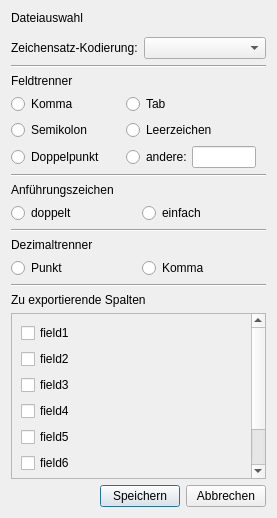
<?xml version="1.0" encoding="UTF-8"?>
<ui version="4.0">
 <class>Dialog</class>
 <widget class="QDialog" name="Dialog">
  <property name="geometry">
   <rect>
    <x>0</x>
    <y>0</y>
    <width>277</width>
    <height>518</height>
   </rect>
  </property>
  <property name="windowTitle">
   <string>Dialog</string>
  </property>
  <layout class="QVBoxLayout" name="verticalLayout">
   <item>
    <widget class="QLabel" name="label_5">
     <property name="text">
      <string>Dateiauswahl</string>
     </property>
    </widget>
   </item>
   <item>
    <widget class="QgsFileWidget" name="exportfile_filewidget"/>
   </item>
   <item>
    <layout class="QHBoxLayout" name="horizontalLayout">
     <property name="topMargin">
      <number>0</number>
     </property>
     <item>
      <widget class="QLabel" name="label">
       <property name="text">
        <string>Zeichensatz-Kodierung:</string>
       </property>
      </widget>
     </item>
     <item>
      <widget class="QComboBox" name="fileencoding_combobox"/>
     </item>
    </layout>
   </item>
   <item>
    <widget class="Line" name="line">
     <property name="orientation">
      <enum>Qt::Horizontal</enum>
     </property>
    </widget>
   </item>
   <item>
    <widget class="QLabel" name="label_2">
     <property name="text">
      <string>Feldtrenner</string>
     </property>
    </widget>
   </item>
   <item>
    <layout class="QHBoxLayout" name="horizontalLayout_2">
     <property name="topMargin">
      <number>0</number>
     </property>
     <item>
      <widget class="QRadioButton" name="delimiter_comma_radiobutton">
       <property name="minimumSize">
        <size>
         <width>100</width>
         <height>0</height>
        </size>
       </property>
       <property name="text">
        <string>Komma</string>
       </property>
       <property name="autoExclusive">
        <bool>true</bool>
       </property>
      </widget>
     </item>
     <item>
      <spacer name="horizontalSpacer_4">
       <property name="orientation">
        <enum>Qt::Horizontal</enum>
       </property>
       <property name="sizeHint" stdset="0">
        <size>
         <width>40</width>
         <height>20</height>
        </size>
       </property>
      </spacer>
     </item>
     <item>
      <widget class="QRadioButton" name="delimiter_tab_radiobutton">
       <property name="minimumSize">
        <size>
         <width>130</width>
         <height>0</height>
        </size>
       </property>
       <property name="text">
        <string>Tab</string>
       </property>
       <property name="autoExclusive">
        <bool>true</bool>
       </property>
      </widget>
     </item>
     <item>
      <spacer name="horizontalSpacer_5">
       <property name="orientation">
        <enum>Qt::Horizontal</enum>
       </property>
       <property name="sizeHint" stdset="0">
        <size>
         <width>40</width>
         <height>20</height>
        </size>
       </property>
      </spacer>
     </item>
    </layout>
   </item>
   <item>
    <layout class="QHBoxLayout" name="horizontalLayout_3">
     <property name="topMargin">
      <number>0</number>
     </property>
     <item>
      <widget class="QRadioButton" name="delimiter_semicolon_radiobutton">
       <property name="minimumSize">
        <size>
         <width>100</width>
         <height>0</height>
        </size>
       </property>
       <property name="text">
        <string>Semikolon</string>
       </property>
       <property name="autoExclusive">
        <bool>true</bool>
       </property>
      </widget>
     </item>
     <item>
      <spacer name="horizontalSpacer_3">
       <property name="orientation">
        <enum>Qt::Horizontal</enum>
       </property>
       <property name="sizeHint" stdset="0">
        <size>
         <width>40</width>
         <height>20</height>
        </size>
       </property>
      </spacer>
     </item>
     <item>
      <widget class="QRadioButton" name="delimiter_space_radiobutton">
       <property name="minimumSize">
        <size>
         <width>130</width>
         <height>0</height>
        </size>
       </property>
       <property name="text">
        <string>Leerzeichen</string>
       </property>
       <property name="autoExclusive">
        <bool>true</bool>
       </property>
      </widget>
     </item>
     <item>
      <spacer name="horizontalSpacer_6">
       <property name="orientation">
        <enum>Qt::Horizontal</enum>
       </property>
       <property name="sizeHint" stdset="0">
        <size>
         <width>40</width>
         <height>20</height>
        </size>
       </property>
      </spacer>
     </item>
    </layout>
   </item>
   <item>
    <layout class="QHBoxLayout" name="horizontalLayout_5">
     <property name="topMargin">
      <number>0</number>
     </property>
     <item>
      <widget class="QRadioButton" name="delimiter_colon_radiobutton">
       <property name="minimumSize">
        <size>
         <width>100</width>
         <height>0</height>
        </size>
       </property>
       <property name="text">
        <string>Doppelpunkt</string>
       </property>
       <property name="autoExclusive">
        <bool>true</bool>
       </property>
      </widget>
     </item>
     <item>
      <spacer name="horizontalSpacer">
       <property name="orientation">
        <enum>Qt::Horizontal</enum>
       </property>
       <property name="sizeHint" stdset="0">
        <size>
         <width>40</width>
         <height>20</height>
        </size>
       </property>
      </spacer>
     </item>
     <item>
      <widget class="QRadioButton" name="delimiter_other_radiobutton">
       <property name="sizePolicy">
        <sizepolicy hsizetype="Fixed" vsizetype="Fixed">
         <horstretch>0</horstretch>
         <verstretch>0</verstretch>
        </sizepolicy>
       </property>
       <property name="minimumSize">
        <size>
         <width>60</width>
         <height>0</height>
        </size>
       </property>
       <property name="maximumSize">
        <size>
         <width>60</width>
         <height>16777215</height>
        </size>
       </property>
       <property name="text">
        <string>andere:</string>
       </property>
       <property name="checkable">
        <bool>true</bool>
       </property>
       <property name="autoExclusive">
        <bool>true</bool>
       </property>
      </widget>
     </item>
     <item>
      <widget class="QLineEdit" name="delimiter_other_lineedit">
       <property name="sizePolicy">
        <sizepolicy hsizetype="Fixed" vsizetype="Fixed">
         <horstretch>0</horstretch>
         <verstretch>0</verstretch>
        </sizepolicy>
       </property>
       <property name="minimumSize">
        <size>
         <width>64</width>
         <height>0</height>
        </size>
       </property>
       <property name="maximumSize">
        <size>
         <width>34</width>
         <height>16777215</height>
        </size>
       </property>
      </widget>
     </item>
     <item>
      <spacer name="horizontalSpacer_7">
       <property name="orientation">
        <enum>Qt::Horizontal</enum>
       </property>
       <property name="sizeHint" stdset="0">
        <size>
         <width>40</width>
         <height>20</height>
        </size>
       </property>
      </spacer>
     </item>
    </layout>
   </item>
   <item>
    <widget class="Line" name="line_3">
     <property name="orientation">
      <enum>Qt::Horizontal</enum>
     </property>
    </widget>
   </item>
   <item>
    <widget class="QLabel" name="label_6">
     <property name="text">
      <string>Anführungszeichen</string>
     </property>
    </widget>
   </item>
   <item>
    <layout class="QHBoxLayout" name="horizontalLayout_7">
     <property name="topMargin">
      <number>0</number>
     </property>
     <item>
      <widget class="QRadioButton" name="quotation_double_radiobutton">
       <property name="text">
        <string>doppelt</string>
       </property>
       <property name="autoExclusive">
        <bool>true</bool>
       </property>
      </widget>
     </item>
     <item>
      <widget class="QRadioButton" name="quotation_single_radiobutton">
       <property name="text">
        <string>einfach</string>
       </property>
       <property name="autoExclusive">
        <bool>true</bool>
       </property>
      </widget>
     </item>
    </layout>
   </item>
   <item>
    <widget class="Line" name="line_2">
     <property name="orientation">
      <enum>Qt::Horizontal</enum>
     </property>
    </widget>
   </item>
   <item>
    <widget class="QLabel" name="label_4">
     <property name="text">
      <string>Dezimaltrenner</string>
     </property>
    </widget>
   </item>
   <item>
    <layout class="QHBoxLayout" name="horizontalLayout_4">
     <property name="topMargin">
      <number>0</number>
     </property>
     <item>
      <widget class="QRadioButton" name="decimalseparator_point_radiobutton">
       <property name="text">
        <string>Punkt</string>
       </property>
      </widget>
     </item>
     <item>
      <widget class="QRadioButton" name="decimalseparator_comma_radiobutton">
       <property name="text">
        <string>Komma</string>
       </property>
      </widget>
     </item>
    </layout>
   </item>
   <item>
    <widget class="Line" name="line_4">
     <property name="orientation">
      <enum>Qt::Horizontal</enum>
     </property>
    </widget>
   </item>
   <item>
    <widget class="QLabel" name="label_3">
     <property name="text">
      <string>Zu exportierende Spalten</string>
     </property>
    </widget>
   </item>
   <item>
    <widget class="QScrollArea" name="scrollArea">
     <property name="autoFillBackground">
      <bool>true</bool>
     </property>
     <property name="frameShape">
      <enum>QFrame::StyledPanel</enum>
     </property>
     <property name="frameShadow">
      <enum>QFrame::Plain</enum>
     </property>
     <property name="lineWidth">
      <number>0</number>
     </property>
     <property name="widgetResizable">
      <bool>true</bool>
     </property>
     <widget class="QWidget" name="scrollAreaWidgetContents">
      <property name="geometry">
       <rect>
        <x>0</x>
        <y>0</y>
        <width>240</width>
        <height>202</height>
       </rect>
      </property>
      <layout class="QVBoxLayout" name="verticalLayout_2">
       <item>
        <widget class="QCheckBox" name="checkBox_3">
         <property name="text">
          <string>field1</string>
         </property>
         <property name="checkable">
          <bool>true</bool>
         </property>
         <property name="checked">
          <bool>false</bool>
         </property>
        </widget>
       </item>
       <item>
        <widget class="QCheckBox" name="checkBox_4">
         <property name="text">
          <string>field2</string>
         </property>
        </widget>
       </item>
       <item>
        <widget class="QCheckBox" name="checkBox_2">
         <property name="text">
          <string>field3</string>
         </property>
        </widget>
       </item>
       <item>
        <widget class="QCheckBox" name="checkBox">
         <property name="text">
          <string>field4</string>
         </property>
        </widget>
       </item>
       <item>
        <widget class="QCheckBox" name="checkBox_11">
         <property name="text">
          <string>field5</string>
         </property>
        </widget>
       </item>
       <item>
        <widget class="QCheckBox" name="checkBox_12">
         <property name="text">
          <string>field6</string>
         </property>
        </widget>
       </item>
       <item>
        <widget class="QCheckBox" name="checkBox_9">
         <property name="text">
          <string>field7</string>
         </property>
        </widget>
       </item>
       <item>
        <widget class="QCheckBox" name="checkBox_10">
         <property name="text">
          <string>field8</string>
         </property>
        </widget>
       </item>
       <item>
        <spacer name="verticalSpacer_2">
         <property name="orientation">
          <enum>Qt::Vertical</enum>
         </property>
         <property name="sizeHint" stdset="0">
          <size>
           <width>20</width>
           <height>40</height>
          </size>
         </property>
        </spacer>
       </item>
      </layout>
     </widget>
    </widget>
   </item>
   <item>
    <spacer name="verticalSpacer">
     <property name="orientation">
      <enum>Qt::Vertical</enum>
     </property>
     <property name="sizeHint" stdset="0">
      <size>
       <width>20</width>
       <height>40</height>
      </size>
     </property>
    </spacer>
   </item>
   <item>
    <layout class="QHBoxLayout" name="horizontalLayout_6">
     <property name="topMargin">
      <number>0</number>
     </property>
     <item>
      <spacer name="horizontalSpacer_2">
       <property name="orientation">
        <enum>Qt::Horizontal</enum>
       </property>
       <property name="sizeHint" stdset="0">
        <size>
         <width>40</width>
         <height>20</height>
        </size>
       </property>
      </spacer>
     </item>
     <item>
      <widget class="QPushButton" name="savefile_button">
       <property name="text">
        <string>Speichern</string>
       </property>
      </widget>
     </item>
     <item>
      <widget class="QPushButton" name="cancel_button">
       <property name="text">
        <string>Abbrechen</string>
       </property>
      </widget>
     </item>
    </layout>
   </item>
  </layout>
 </widget>
 <customwidgets>
  <customwidget>
   <class>QgsFileWidget</class>
   <extends>QWidget</extends>
   <header>qgsfilewidget.h</header>
  </customwidget>
 </customwidgets>
 <resources/>
 <connections/>
</ui>
